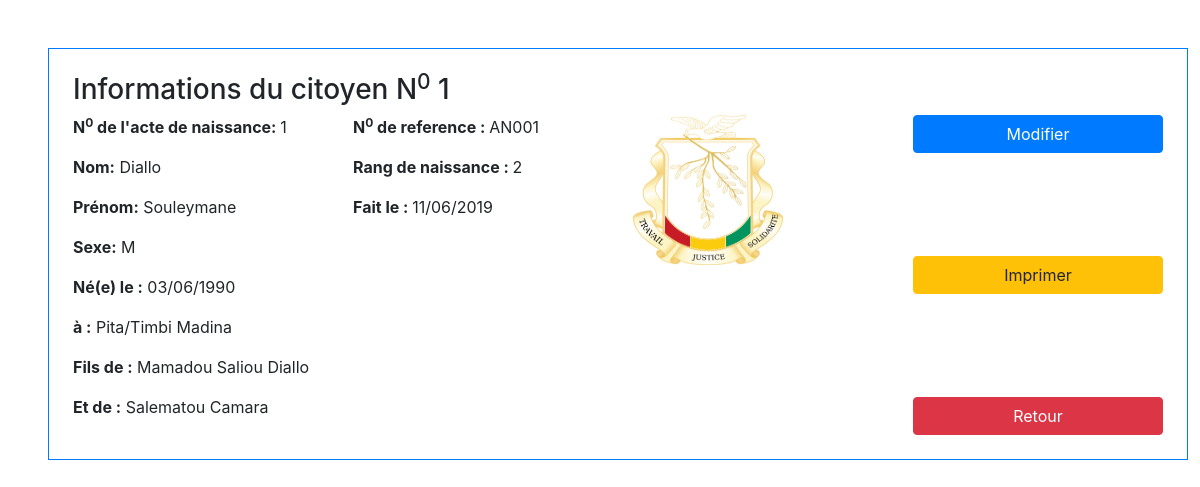
Page /gestion-demo-v3/demande/acte-naissance/affiche-acte-naissance.html.php?id=1 on the committed database.
### tables this page shows
CREATE TABLE `actenaissance` (
  `ID_ACTNAISS` int(10) NOT NULL,
  `ID_RESPONSABLE` int(10) NOT NULL,
  `ID_CITOYEN` int(10) NOT NULL,
  `referenceAnaiss` varchar(20) NOT NULL,
  `RANG_NAISS` int(2) DEFAULT NULL,
  `NATIONALITE_NAISS` varchar(30) DEFAULT NULL,
  `DATEDECL_AN` date DEFAULT NULL
);

CREATE TABLE `citoyen` (
  `ID_CITOYEN` int(10) NOT NULL,
  `ID_DECNAISS` int(10) NOT NULL,
  `NOM` varchar(50) DEFAULT NULL,
  `PRENOMS` varchar(50) DEFAULT NULL,
  `DATE_NAISS` date DEFAULT NULL,
  `VILLE_NAISS` varchar(50) NOT NULL,
  `LIEU_NAISS` varchar(50) NOT NULL,
  `DOMICILE` varchar(50) DEFAULT NULL,
  `PROFESSION` varchar(50) DEFAULT NULL,
  `NOM_MERE` varchar(50) DEFAULT NULL,
  `PRENOM_MERE` varchar(50) DEFAULT NULL,
  `PROFESSION_MERE` varchar(50) DEFAULT NULL,
  `ADRESSE_MERE` varchar(50) DEFAULT NULL,
  `NOM_PERE` varchar(50) DEFAULT NULL,
  `PRENOM_PERE` varchar(50) DEFAULT NULL,
  `PROFESSION_PERE` varchar(50) DEFAULT NULL,
  `ADRESSE_PERE` varchar(50) DEFAULT NULL,
  `TEL` varchar(15) DEFAULT NULL,
  `EMAIL` varchar(60) DEFAULT NULL,
  `GENRE` varchar(10) DEFAULT NULL,
  `SITUATION_MATRIMONIALE` varchar(50) DEFAULT NULL,
  `TAILLE` float DEFAULT NULL,
  `TEINT` varchar(15) DEFAULT NULL,
  `CHEVEUX` varchar(15) DEFAULT NULL,
  `YEUX` varchar(20) DEFAULT NULL,
  `SIGNE_PARTICULIER` varchar(100) DEFAULT NULL,
  `MOT_PASSE` varchar(50) DEFAULT NULL,
  `NUM_EMPRUNT` varchar(20) DEFAULT NULL,
  `NIN_CITOYEN` varchar(20) DEFAULT NULL,
  `PHOTO_CITOYEN` varchar(255) NOT NULL
);

### gestion-demo-v3/demande/acte-naissance/affiche-acte-naissance.html.php (the view, shortened to what this page needs)
<?php
    $id = $_GET['id'];
    $con = connexion();
    $requete = "SELECT cit.id_citoyen, cit.nom, cit.prenoms, cit.genre,
                date_format(cit.date_naiss,'%d/%m/%Y') as date_naiss, cit.prenom_pere, cit.nom_pere,
                cit.prenom_mere, cit.nom_mere,
                act.id_actnaiss, cit.ville_naiss, cit.lieu_naiss, act.referenceAnaiss, act.rang_naiss,
                date_format(act.datedecl_an,'%d/%m/%Y') as datedecl_an
                FROM actenaissance act, citoyen cit
                WHERE act.id_citoyen = cit.id_citoyen
                AND act.id_actnaiss = $id";
    $row = $con->query($requete);
    $row = $row->fetch();
?>
<!DOCTYPE html>
<html lang="fr">
<head>
    <link rel="stylesheet" href="../../css/bootstrap.min.css">
</head>
<body>
    <main class="container m-5 p-4 border border-primary">
        <h1 class="h3">Informations du citoyen N<sup>0</sup>  <?=$row['id_citoyen']?></h1>
        <div class="row">
            <div class="col-3">
                <p> <strong>N<sup>0</sup> de l'acte de naissance: </strong> <?=$row['id_actnaiss']?></p>
                <p><strong>Nom:</strong> <?=$row['nom']?></p>
                <p><strong>Prénom:</strong> <?=$row['prenoms']?></p>
                <p><strong>Sexe:</strong> <?=$row['genre']?></p>
                <p><strong>Né(e) le :</strong> <?=$row['date_naiss']?></p>
                <p><strong>à :</strong> <?=$row['ville_naiss']?>/<?=$row['lieu_naiss']?></p>
                <p><strong>Fils de :</strong> <?=$row['prenom_pere']?> <?=$row['nom_pere']?></p>
                <p><strong>Et de :</strong> <?=$row['prenom_mere']?> <?=$row['nom_mere']?></p>
            </div>
            <div class="col-3">
                <p> <strong>N<sup>0</sup> de reference : </strong> <?=$row['referenceAnaiss']?></p>
                <p><strong>Rang de naissance : </strong> <?=$row['rang_naiss']?></p>
                <p><strong>Fait le : </strong> <?=$row['datedecl_an']?></p>
            </div>
            <div class="col-3">
                <img  style="width:150px;height:150px" src="../../images/devise.png">
            </div>
            <div class="col-3 d-flex flex-column justify-content-between">
                <button type="button" class="btn btn-primary">Modifier</button>
                <button type="button" class="btn btn-warning">Imprimer</button>
                <a  href="tableau-acte-naissance.php" class="btn btn-danger">Retour</a>
            </div>
        </div>
    </main>
</body>
</html>

### rows in the picture
actenaissance: ID_CITOYEN.ID_CITOYEN "1", ID_ACTNAISS "1", ID_CITOYEN.NOM "Diallo", ID_CITOYEN.PRENOMS "Souleymane", ID_CITOYEN.GENRE "M", ID_CITOYEN.VILLE_NAISS "Pita", ID_CITOYEN.LIEU_NAISS "Timbi Madina", ID_CITOYEN.PRENOM_PERE "Mamadou Saliou", ID_CITOYEN.NOM_PERE "Diallo", ID_CITOYEN.PRENOM_MERE "Salematou", ID_CITOYEN.NOM_MERE "Camara", referenceAnaiss "AN001", RANG_NAISS "2"

### other values in the picture
$row['date_naiss'] "03/06/1990"
$row['datedecl_an'] "11/06/2019"
